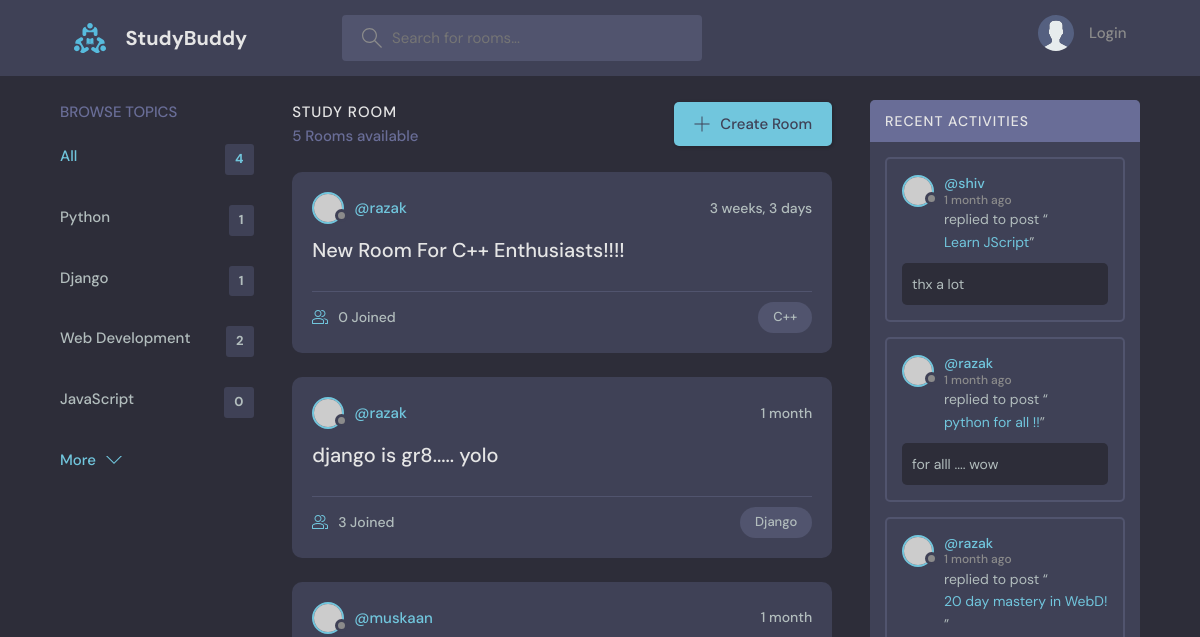
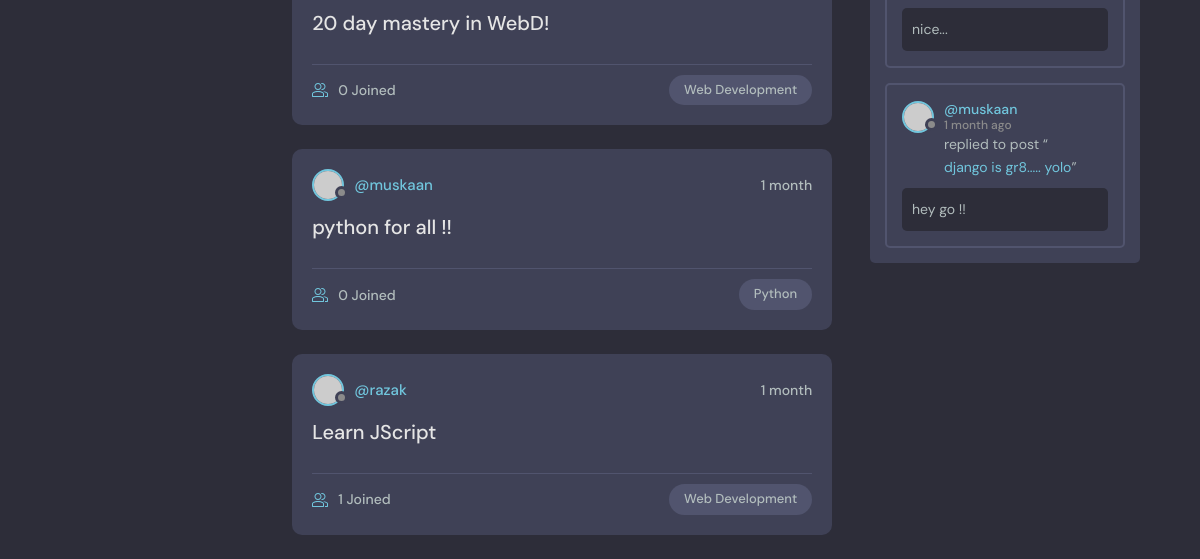
The app's page /, older data (2 pictures, top to bottom).
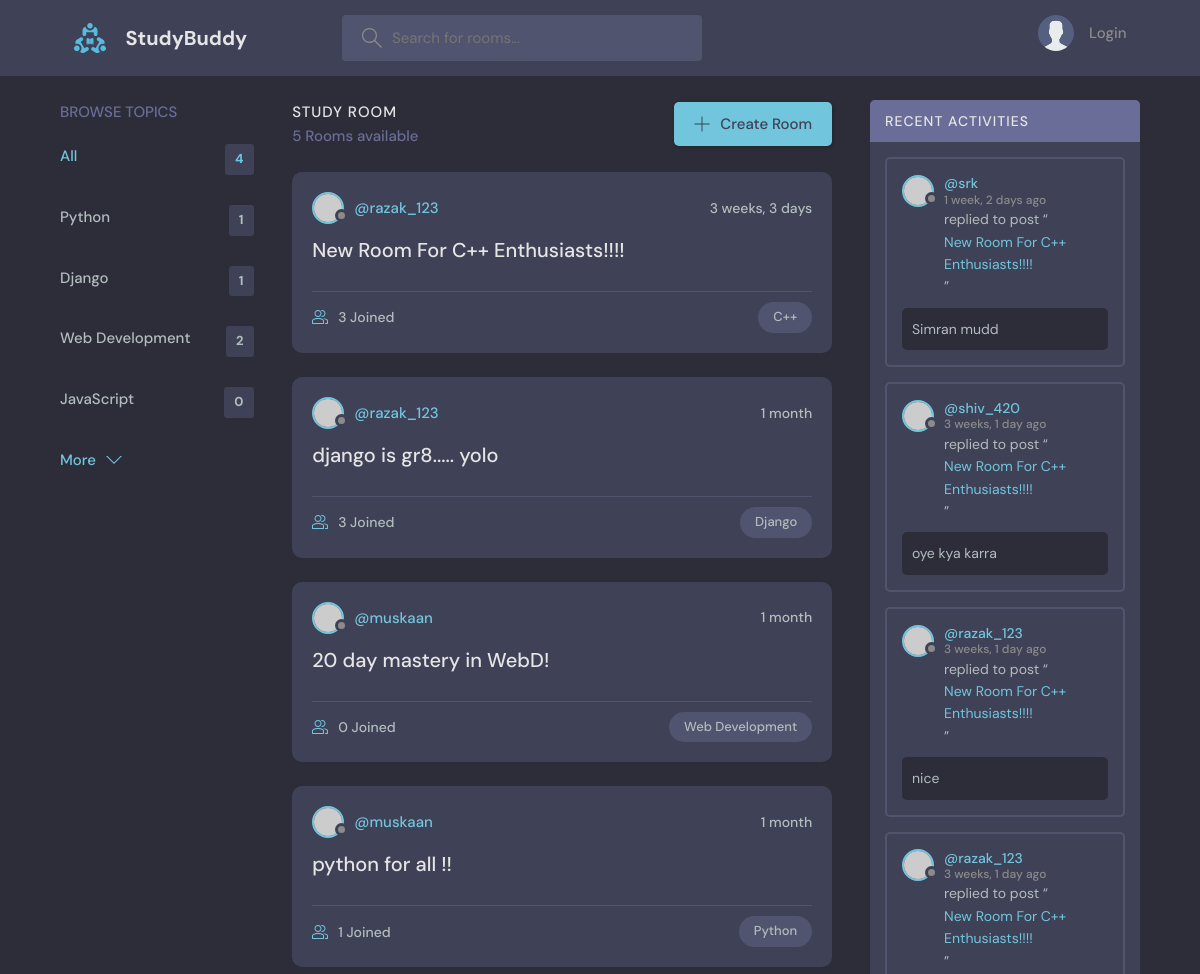
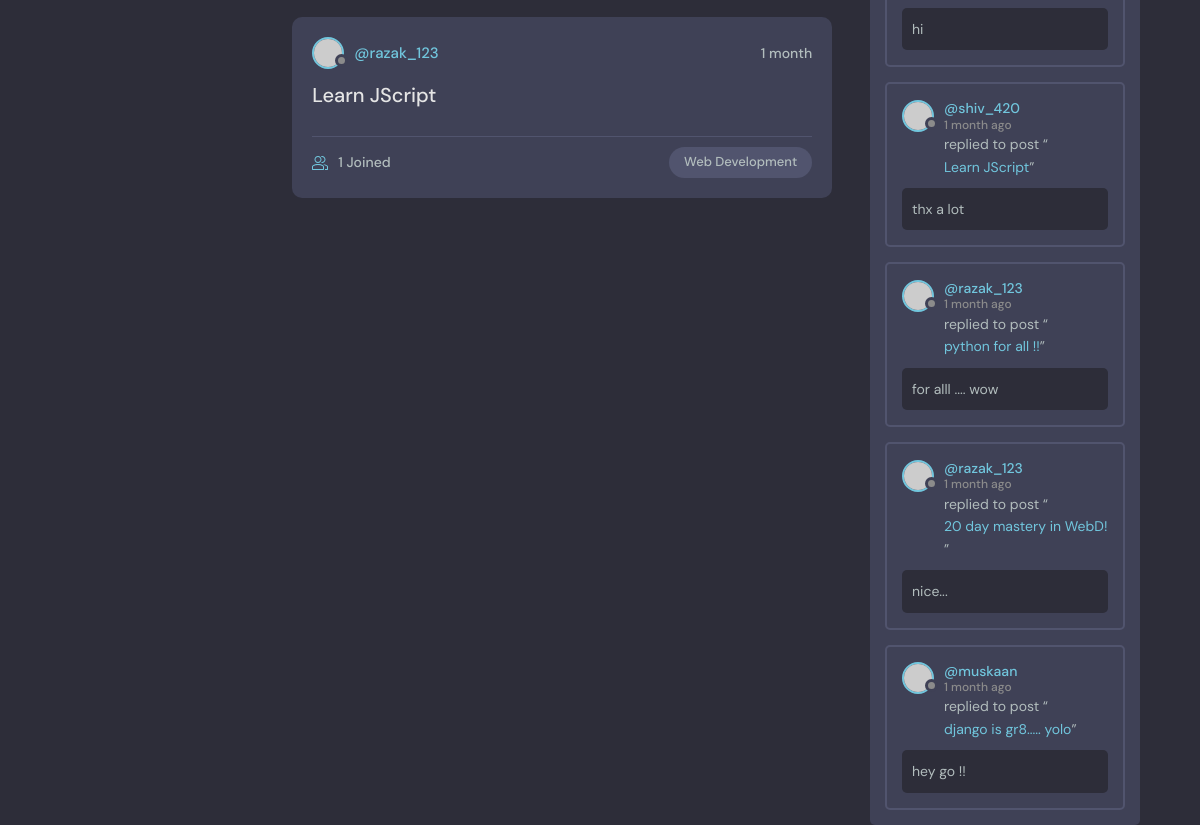
The same page, newer data (2 pictures, top to bottom).
### base/models.py (models this page shows, shortened)
class Topic(models.Model):
    name = models.CharField(max_length=200)

class Room(models.Model):
    host = models.ForeignKey(User, on_delete=models.SET_NULL, null=True)
    topic = models.ForeignKey(Topic, on_delete=models.SET_NULL, null=True)
    name = models.CharField(max_length=200)
    descripton = models.TextField(null=True, blank=True)
    participants = models.ManyToManyField(
        User, related_name='participants', blank=True)
    updated = models.DateTimeField(auto_now=True)
    created = models.DateTimeField(auto_now_add=True)
    class Meta:
        ordering = ['-updated', '-created']
    def __str__(self):
        return self.name

class Message(models.Model):
    user = models.ForeignKey(User, on_delete=models.CASCADE)
    room = models.ForeignKey(Room, on_delete=models.CASCADE)
    body = models.TextField()
    updated = models.DateTimeField(auto_now=True)
    created = models.DateTimeField(auto_now_add=True)
    class Meta:
        ordering = ['-updated', '-created']

### base/views.py (the view)
# urls.py: path('', views.home, name="home"),
def home(request):
    q = request.GET.get('q')
    if q != None:
        rooms = Room.objects.filter(
            Q(topic__name__icontains=q) |
            Q(name__icontains=q) |
            Q(descripton__icontains=q)
        )
        room_messages = Message.objects.filter(
            Q(room__topic__name__icontains=q))
    else:
        rooms = Room.objects.all()
        room_messages = Message.objects.all()
    room_count = rooms.count()
    topics = Topic.objects.all()[0:4]
    context = {'rooms': rooms, 'topics': topics,
               'room_count': room_count, 'room_messages': room_messages}
    return render(request, 'base/home.html', context)

### base/templates/base/home.html (shortened to what this page needs)
{% extends 'main.html' %}
{% block content %}
<main class="layout layout--3">
  <div class="container">
    {% include 'base/topics_components.html' %}
    <div class="roomList">
      <div class="roomList__header">
        <div>
          <h2>Study Room
          </h2>
          <p>{{room_count}} Rooms available</p>
        </div>
        <a class="btn btn--main" href="{% url 'create-room' %}">
          <svg version="1.1" xmlns="http://www.w3.org/2000/svg" width="32" height="32" viewBox="0 0 32 32">
            <title>add</title>
            <path
              d="M16.943 0.943h-1.885v14.115h-14.115v1.885h14.115v14.115h1.885v-14.115h14.115v-1.885h-14.115v-14.115z">
            </path>
          </svg>
          Create Room
        </a>
      </div>
      {% include 'base/feed_components.html' %}
    </div>
    {% include 'base/activity_component.html' %}
  </div>
</main>
{% endblock content %}

### base/templates/base/topics_components.html
<div class="topics">
    <div class="topics__header">
        <h2>Browse Topics</h2>
    </div>
    <ul class="topics__list">
        <li>
            <a href="{% url 'home' %}" class="active">All <span>{{topics.count}}</span></a>
        </li>
        {% for topic in topics%}
        <li>
            <a href="{% url 'home'%}?q={{topic.name}}">{{topic.name}}<span>{{topic.room_set.all.count}}</span></a>
        </li>
        {% endfor %}
    </ul>
    <a class="btn btn--link" href="{% url 'topics' %}">
        More
        <svg version="1.1" xmlns="http://www.w3.org/2000/svg" width="32" height="32" viewBox="0 0 32 32">
            <title>chevron-down</title>
            <path d="M16 21l-13-13h-3l16 16 16-16h-3l-13 13z"></path>
        </svg>
    </a>
</div>

### base/templates/base/feed_components.html (shortened to what this page needs)
{% for room in rooms%}
<div class="roomListRoom">
    <div class="roomListRoom__header">
        <a href="{% url 'user-profile' room.host.id %}" class="roomListRoom__author">
            <div class="avatar avatar--small">
                <img src="https://randomuser.me/api/portraits/women/11.jpg" />
            </div>
            <span>@{{room.host.username}}</span>
        </a>
        <div class="roomListRoom__actions">
            <span>{{room.created|timesince}}</span>
        </div>
    </div>
    <div class="roomListRoom__content">
        <a href="{% url 'room' room.id %}">{{room.name}}</a>
    </div>
    <div class="roomListRoom__meta">
        <a href="{% url 'room' room.id %}" class="roomListRoom__joined">
            {{room.participants.all.count}} Joined
        </a>
        <p class="roomListRoom__topic">{{room.topic.name}}</p>
    </div>
</div>
{% endfor %}

### base/templates/base/activity_component.html (shortened to what this page needs)
<div class="activities">
    <div class="activities__header">
        <h2>Recent Activities</h2>
    </div>
    {% for message in room_messages %}
    <div class="activities__box">
        <div class="activities__boxHeader roomListRoom__header">
            <a href="{% url 'user-profile' message.user.id %}" class="roomListRoom__author">
                <div class="avatar avatar--small">
                    <img src="https://randomuser.me/api/portraits/women/11.jpg" />
                </div>
                <p>
                    @{{message.user}}
                    <span>{{message.created|timesince}} ago</span>
                </p>
            </a>
        </div>
        <div class="activities__boxContent">
            <p>replied to post “<a href="{% url 'room' message.room.id %}">{{message.room}}</a>”</p>
            <div class="activities__boxRoomContent">
                {{message.body}}
            </div>
        </div>
    </div>
    {% endfor %}
</div>

Row changes from the older to the newer data that the page shows:
changed through a linked row, Room "New Room For C++ Enthusiasts!!!!": host.username "razak" → "razak_123"; participants.all.count "0" → "3"
changed through a linked row, Room "django is gr8..... yolo": host.username "razak" → "razak_123"
computed for Room "python for all !!": participants.all.count "0" → "1"
changed through a linked row, Room "Learn JScript": host.username "razak" → "razak_123"
added Message: user "srk", created "1 week, 2 days", room "New Room For C++ Enthusiasts!!!!", body "Simran mudd"
added Message: user "shiv_420", created "3 weeks, 1 day", room "New Room For C++ Enthusiasts!!!!", body "oye kya karra"
added Message: user "razak_123", created "3 weeks, 1 day", room "New Room For C++ Enthusiasts!!!!", body "nice"
added Message: user "razak_123", created "3 weeks, 1 day", room "New Room For C++ Enthusiasts!!!!", body "hi"
changed through a linked row, Message "thx a lot": user "shiv" → "shiv_420"
changed through a linked row, Message "for alll .... wow": user "razak" → "razak_123"
changed through a linked row, Message "20 day mastery in WebD!": user "razak" → "razak_123"
